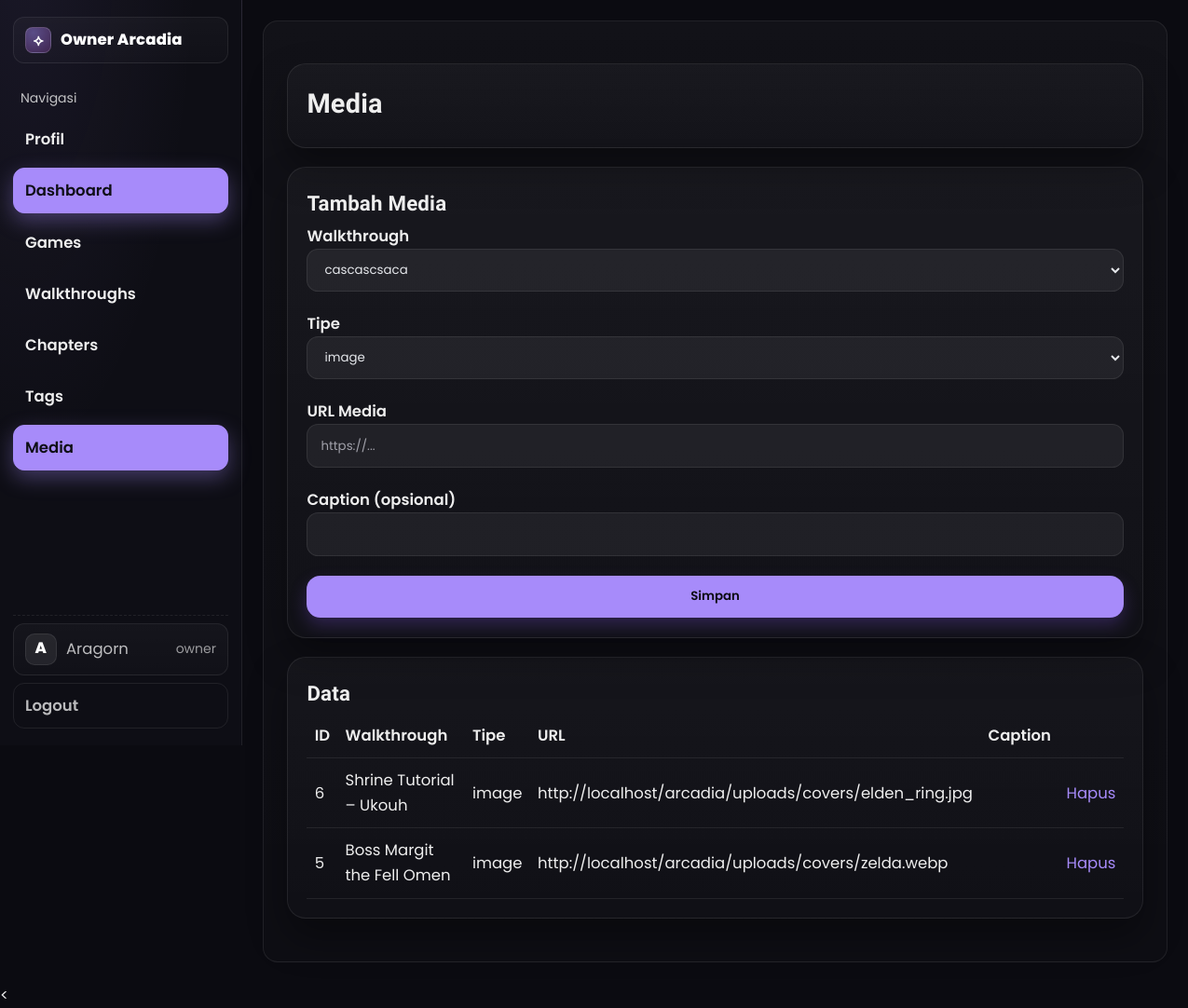
The app's page /public/admin/mediafiles.php (signed in) with its own data.
### tables this page shows
CREATE TABLE `mediafiles` (
  `id` int(11) NOT NULL,
  `walk_id` int(11) NOT NULL,
  `file_type` enum('image','video','pdf') NOT NULL DEFAULT 'image',
  `file_url` varchar(255) NOT NULL,
  `caption` varchar(200) DEFAULT NULL,
  `uploaded_at` timestamp NOT NULL DEFAULT current_timestamp()
);

CREATE TABLE `walkthroughs` (
  `id` int(11) NOT NULL,
  `game_id` int(11) NOT NULL,
  `title` varchar(150) NOT NULL,
  `overview` text DEFAULT NULL,
  `difficulty` enum('Easy','Medium','Hard') DEFAULT 'Medium',
  `created_at` datetime NOT NULL DEFAULT current_timestamp(),
  `updated_at` datetime DEFAULT NULL
);

### lib/db.php (called while the page is built, shortened)
<?php
function db_all($mysqli, $sql, $params = [], $types = '')
{
  $stmt = $mysqli->prepare($sql);
  $stmt->execute();
  $res = $stmt->get_result();
  $rows = $res ? $res->fetch_all(MYSQLI_ASSOC) : [];
  return $rows;
}
?>

### lib/helpers.php (called while the page is built, shortened)
<?php
function e($s)
{
  return htmlspecialchars((string) $s, ENT_QUOTES, 'UTF-8');
}
?>

### public/admin/mediafiles.php (the view, shortened to what this page needs)
<?php
require_once __DIR__ . '/_header.php';
require_once __DIR__ . '/../../lib/db.php';
$walks = db_all($mysqli, "SELECT id,title FROM walkthroughs ORDER BY id DESC");
echo '<div class="card"><h1>Media</h1>';
echo '</div>';
echo '<div class="card"><h2>Tambah Media</h2><form method="post" action="mediafiles.php?action=create" class="grid">';
echo '<label>Walkthrough<select name="walk_id">';
foreach ($walks as $w) {
  echo '<option value="' . $w['id'] . '">' . e($w['title']) . '</option>';
}
echo '</select></label>';
echo '<label>Tipe<select name="file_type"><option>image</option><option>video</option><option>pdf</option></select></label>';
echo '<label>URL Media<input class="input" name="file_url" placeholder="https://..."></label>';
echo '<label>Caption (opsional)<input class="input" name="caption"></label>';
echo '<button class="btn">Simpan</button></form></div>';
$rows = db_all($mysqli, "
  SELECT m.id, m.file_type, m.file_url, m.caption, w.title AS walk
  FROM mediafiles m JOIN walkthroughs w ON w.id=m.walk_id
  ORDER BY m.id DESC");
echo '<div class="card"><h2>Data</h2><table class="table"><tr><th>ID</th><th>Walkthrough</th><th>Tipe</th><th>URL</th><th>Caption</th><th></th></tr>';
foreach ($rows as $r) {
  echo '<tr><td>' . $r['id'] . '</td><td>' . e($r['walk']) . '</td><td>' . e($r['file_type']) . '</td><td>' . e($r['file_url']) . '</td><td>' . e($r['caption']) . '</td>';
  echo '<td><a href="mediafiles.php?action=delete&id=' . $r['id'] . '" onclick="return confirm(\'Hapus?\')">Hapus</a></td></tr>';
}
echo '</table></div>';
require_once __DIR__ . '/_footer.php';

### assets/styles.css (style rules this page uses)
:root { --font-body: 'Poppins', system-ui, -apple-system, 'Segoe UI', Roboto, Ubuntu, 'Helvetica Neue', Arial, 'Noto Sans', sans-serif; --font-heading: 'Rajdhani', system-ui, -apple-system, 'Segoe UI', Roboto, Ubuntu, 'Helvetica Neue', Arial, 'Noto Sans', sans-serif; }
:root { --bg1: #0b0b10; --bg2: #160b2e; --card: #0f1020; --text: #e5e7eb; --muted: #9ca3af; --primary: #8b5cf6; --accent: #a78bfa; --ring: rgba(139, 92, 246, .25); --border: rgba(255, 255, 255, .08); --container: 1320px; --gutter: 1.5rem; }
* { box-sizing: border-box }
html, body { height: 100% }
body { margin: 0; font-family: Inter, system-ui, -apple-system, Segoe UI, Roboto, Ubuntu, "Helvetica Neue", Arial, "Noto Sans", sans-serif; color: var(--text); background: linear-gradient(160deg, var(--bg2) 0%, #0a0617 35%, #050509 70%, #000 100%); background-attachment: fixed; }
.card { background: linear-gradient(180deg, rgba(255, 255, 255, .03), rgba(255, 255, 255, .01)); border: 1px solid var(--border); border-radius: 18px; box-shadow: 0 20px 40px rgba(0, 0, 0, .35); padding: 1rem; margin: 1rem 0 }
h1, h2, h3 { margin: .25rem 0 .5rem }
h1 { font-size: 1.75rem; letter-spacing: .2px }
h2 { font-size: 1.35rem }
a { color: var(--primary); text-decoration: none }
.btn { display: inline-block; background: var(--primary); color: #0b0b10; padding: .65rem 1.05rem; border-radius: .9rem; border: 1px solid transparent; cursor: pointer; font-weight: 600; box-shadow: 0 8px 18px rgba(139, 92, 246, .25); }
:root { --input-bg: rgba(255, 255, 255, .06); }
.input, select, textarea { width: 100%; padding: .7rem .85rem; background: var(--input-bg); color: var(--text); border: 1px solid var(--border); border-radius: .75rem; outline: none; color-scheme: dark; }
.input::placeholder { color:#a1a1aa }
.grid { display: grid; gap: 1rem }
.table { width: 100%; border-collapse: collapse }
.table th, .table td { border-bottom: 1px solid var(--border); padding: .6rem .5rem; text-align: left }
:root { --container: 1320px; --gutter: 1.5rem; }
html { font-size: 16.5px; }
body { line-height: 1.6; }
.card { padding: 1.25rem !important; margin: 1.25rem 0 !important; border-radius: 20px !important; }
.grid { gap: 1.25rem !important; }
body, input, button, select, textarea, a, p, li, td, .small { font-family: var(--font-body) !important; font-weight: 400; line-height: 1.65; -webkit-font-smoothing: antialiased; -moz-osx-font-smoothing: grayscale; }
.nav-link, .nav-cta, .btn, label, th { font-family: var(--font-body) !important; font-weight: 600 !important; }
h1, h2, h3 { font-family: var(--font-heading) !important; font-weight: 700 !important; letter-spacing: .2px; line-height: 1.2; }
::placeholder { font-family: var(--font-body); }
.table, .badge, .kbd, code, pre { font-feature-settings: "lnum" 1, "tnum" 1; }
:root { --nav-height: 64px; }
html { scroll-behavior: smooth; }

### public/admin/_header.php (style rules this page uses)
:root { --bg:#0e0e15; --panel:linear-gradient(180deg,rgba(255,255,255,.03),rgba(255,255,255,.015)); --border:rgba(255,255,255,.08); --muted:rgba(255,255,255,.72); --primary:#a78bfa; --ring:rgba(167,139,250,.35); }
html,body { height:100% }
body { background:#0b0b11;color:#eee }

### records on screen
mediafiles: id "6", walk.title "Shrine Tutorial – Ukouh", file_type "image", file_url "http://localhost/arcadia/uploads/covers/elden_ring.jpg"
mediafiles: id "5", walk.title "Boss Margit the Fell Omen", file_type "image", file_url "http://localhost/arcadia/uploads/covers/zelda.webp"

### other values on screen
mb_strtoupper(mb_substr($userName,0,1)) "A"
$userName "Aragorn"
$userRole "owner"
form field walk_id "cascascsaca"
